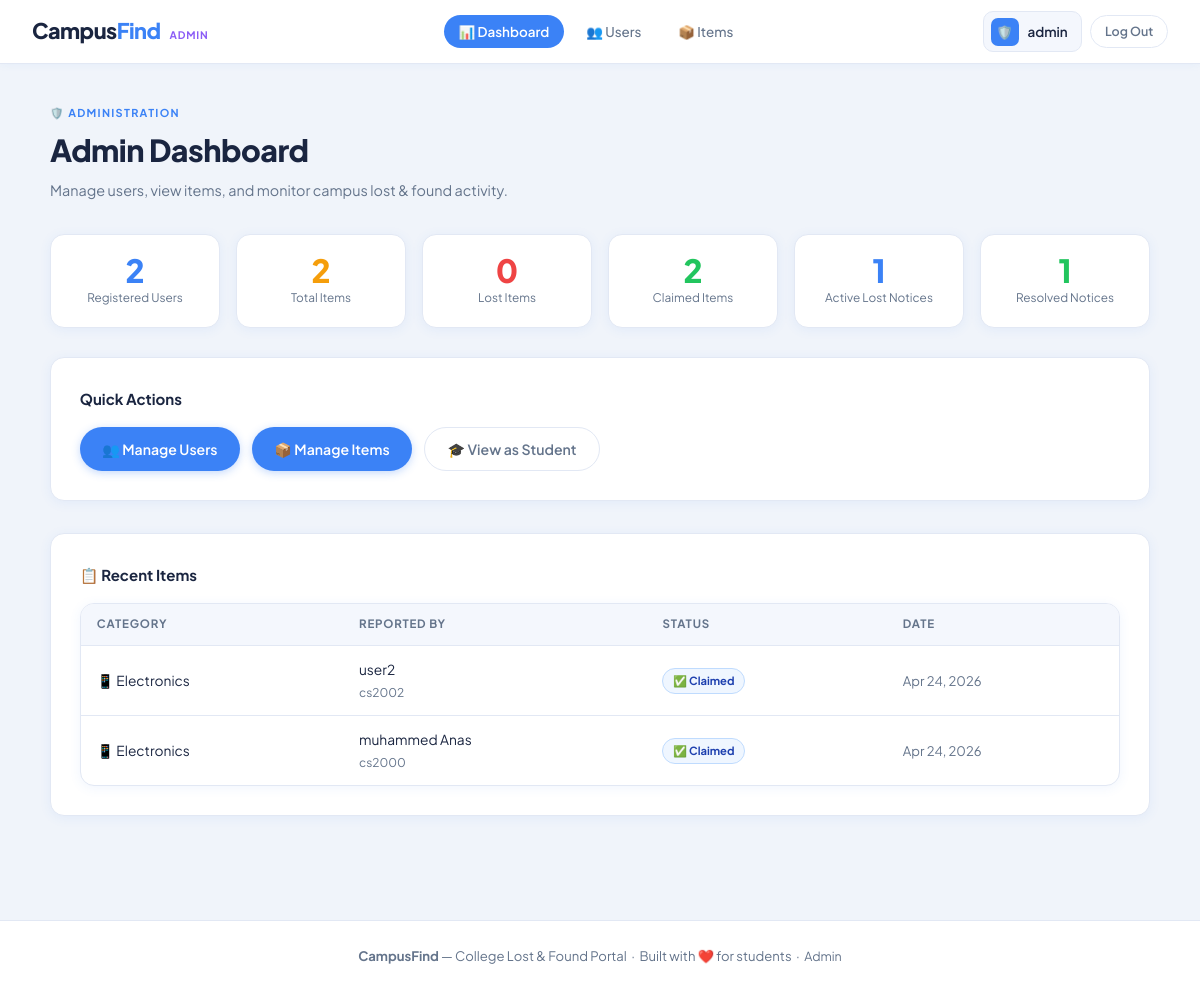
Page /admin/dashboard.php (signed in) on the committed database.
### tables this page shows
CREATE TABLE `items` (
  `id` int(11) NOT NULL,
  `category` varchar(50) NOT NULL,
  `status` enum('lost','claimed','found') DEFAULT 'lost',
  `reported_by` int(11) NOT NULL,
  `claimed_by` int(11) DEFAULT NULL,
  `claim_pending` int(11) DEFAULT NULL,
  `created_at` datetime DEFAULT current_timestamp(),
  `updated_at` datetime DEFAULT current_timestamp() ON UPDATE current_timestamp()
);

CREATE TABLE `users` (
  `id` int(11) NOT NULL,
  `name` varchar(100) NOT NULL,
  `email` varchar(100) NOT NULL,
  `phone` varchar(20) NOT NULL,
  `roll_number` varchar(20) NOT NULL,
  `department` varchar(50) NOT NULL,
  `password` varchar(255) NOT NULL,
  `joined_at` datetime DEFAULT current_timestamp()
);

### config/db.php (called while the page is built, shortened)
<?php
function getCategoryEmoji($cat) {
    $map = [
        'Electronics'     => '📱',
        'Stationery'      => '✏️',
        'Clothing'        => '👕',
        'Accessories'     => '💍',
        'ID / Documents'  => '🪪',
        'Books'           => '📚',
        'Keys'            => '🔑',
        'Bags'            => '👜',
        'Sports Equipment'=> '⚽',
        'Wallet / Purse'  => '👛',
        'Water Bottle'    => '🍶',
        'Other'           => '📦',
    ];
    return $map[$cat] ?? '📦';
}
?>

### admin/dashboard.php (the view, shortened to what this page needs)
<?php
require_once __DIR__ . '/../config/db.php';
?>
<!DOCTYPE html>
<html lang="en">
<head>
  <link rel="stylesheet" href="/campusfind/assets/css/style.css"/>
</head>
<body>
<nav class="nav">
  <a href="/campusfind/pages/home.php" class="nav-logo">Campus<span>Find</span> <span style="font-size:.65rem;font-weight:700;text-transform:uppercase;letter-spacing:.08em;color:var(--purple);margin-left:.35rem">Admin</span></a>
  <div class="nav-links">
    <a href="/campusfind/admin/dashboard.php" class="nav-link active">📊 Dashboard</a>
    <a href="/campusfind/admin/users.php" class="nav-link">👥 Users</a>
    <a href="/campusfind/admin/items.php" class="nav-link">📦 Items</a>
  </div>
  <div class="flex gap-sm" style="align-items:center">
    <div class="nav-user">
      <div class="nav-avatar">🛡️</div>
      <span style="font-weight:600;font-size:.84rem"><?= htmlspecialchars($_SESSION['admin_name']) ?></span>
    </div>
    <a href="/campusfind/admin/logout.php" class="btn btn-ghost btn-sm">Log Out</a>
  </div>
</nav>
<div class="container page-wrap">
  <div class="page-hdr">
    <div class="page-tag">🛡️ Administration</div>
    <h1>Admin Dashboard</h1>
    <p>Manage users, view items, and monitor campus lost & found activity.</p>
  </div>
  <div class="stats-row">
    <?php
    $totalUsers = $pdo->query('SELECT COUNT(*) FROM users')->fetchColumn();
    $totalItems = $pdo->query('SELECT COUNT(*) FROM items')->fetchColumn();
    $lostItems  = $pdo->query('SELECT COUNT(*) FROM items WHERE status="lost"')->fetchColumn();
    $claimed    = $pdo->query('SELECT COUNT(*) FROM items WHERE status="claimed"')->fetchColumn();
    $activeNotices = $pdo->query('SELECT COUNT(*) FROM lost_notices WHERE status="active"')->fetchColumn();
    $resolvedNotices = $pdo->query('SELECT COUNT(*) FROM lost_notices WHERE status="resolved"')->fetchColumn();
    ?>
    <div class="stat-card">
      <div class="stat-num c-blue"><?= $totalUsers ?></div>
      <div class="stat-lbl">Registered Users</div>
    </div>
    <div class="stat-card">
      <div class="stat-num c-yellow"><?= $totalItems ?></div>
      <div class="stat-lbl">Total Items</div>
    </div>
    <div class="stat-card">
      <div class="stat-num c-red"><?= $lostItems ?></div>
      <div class="stat-lbl">Lost Items</div>
    </div>
    <div class="stat-card">
      <div class="stat-num c-green"><?= $claimed ?></div>
      <div class="stat-lbl">Claimed Items</div>
    </div>
    <div class="stat-card">
      <div class="stat-num c-blue"><?= $activeNotices ?></div>
      <div class="stat-lbl">Active Lost Notices</div>
    </div>
    <div class="stat-card">
      <div class="stat-num c-green"><?= $resolvedNotices ?></div>
      <div class="stat-lbl">Resolved Notices</div>
    </div>
  </div>
  <div class="card" style="margin-bottom:2rem">
    <div style="font-weight:700;margin-bottom:1rem">Quick Actions</div>
    <div style="display:flex;gap:.75rem;flex-wrap:wrap">
      <a href="/campusfind/admin/users.php" class="btn btn-primary">👥 Manage Users</a>
      <a href="/campusfind/admin/items.php" class="btn btn-primary">📦 Manage Items</a>
      <a href="/campusfind/pages/home.php" class="btn btn-ghost">🎓 View as Student</a>
    </div>
  </div>
  <div class="card">
    <div style="font-weight:700;margin-bottom:1rem">📋 Recent Items</div>
    <div class="table-wrap">
      <table class="table">
        <thead>
          <tr>
            <th>Category</th>
            <th>Reported By</th>
            <th>Status</th>
            <th>Date</th>
          </tr>
        </thead>
        <tbody>
          <?php
          $stmt = $pdo->query('SELECT i.*, u.name, u.roll_number FROM items i JOIN users u ON i.reported_by=u.id ORDER BY i.created_at DESC LIMIT 10');
          while ($item = $stmt->fetch()):
          ?>
          <tr>
            <td><?= getCategoryEmoji($item['category']) ?> <?= htmlspecialchars($item['category']) ?></td>
            <td><?= htmlspecialchars($item['name']) ?><br/><span style="font-size:.75rem;color:var(--muted)"><?= htmlspecialchars($item['roll_number']) ?></span></td>
            <td>
              <?php if ($item['status'] === 'lost'): ?>
                <span class="badge badge-lost">🔴 Lost</span>
              <?php elseif ($item['status'] === 'claimed'): ?>
                <span class="badge badge-claimed">✅ Claimed</span>
              <?php else: ?>
                <span class="badge badge-found">🟢 Found</span>
              <?php endif; ?>
            </td>
            <td style="font-size:.82rem;color:var(--muted)"><?= date('M j, Y', strtotime($item['created_at'])) ?></td>
          </tr>
          <?php endwhile; ?>
        </tbody>
      </table>
    </div>
  </div>
</div>
<?php require_once __DIR__ . '/../includes/footer.php'; ?>

### includes/footer.php (shortened to what this page needs)
<footer>
  <strong>CampusFind</strong> — College Lost &amp; Found Portal &nbsp;·&nbsp;
  Built with ❤️ for students &nbsp;·&nbsp;
  <a href="/campusfind/admin/login.php" style="color:var(--muted);font-size:.78rem">Admin</a>
</footer>
</body>
</html>

### rows in the picture
items: category "📱", category "Electronics", reported_by.name "user2", reported_by.roll_number "cs2002", status "✅ Claimed", created_at "Apr 24, 2026"
items: category "📱", category "Electronics", reported_by.name "muhammed Anas", reported_by.roll_number "cs2000", status "✅ Claimed", created_at "Apr 24, 2026"

### other values in the picture
$_SESSION['admin_name'] "admin"
$totalUsers "2"
$totalItems "2"
$lostItems "0"
$claimed "2"
$activeNotices "1"
$resolvedNotices "1"
